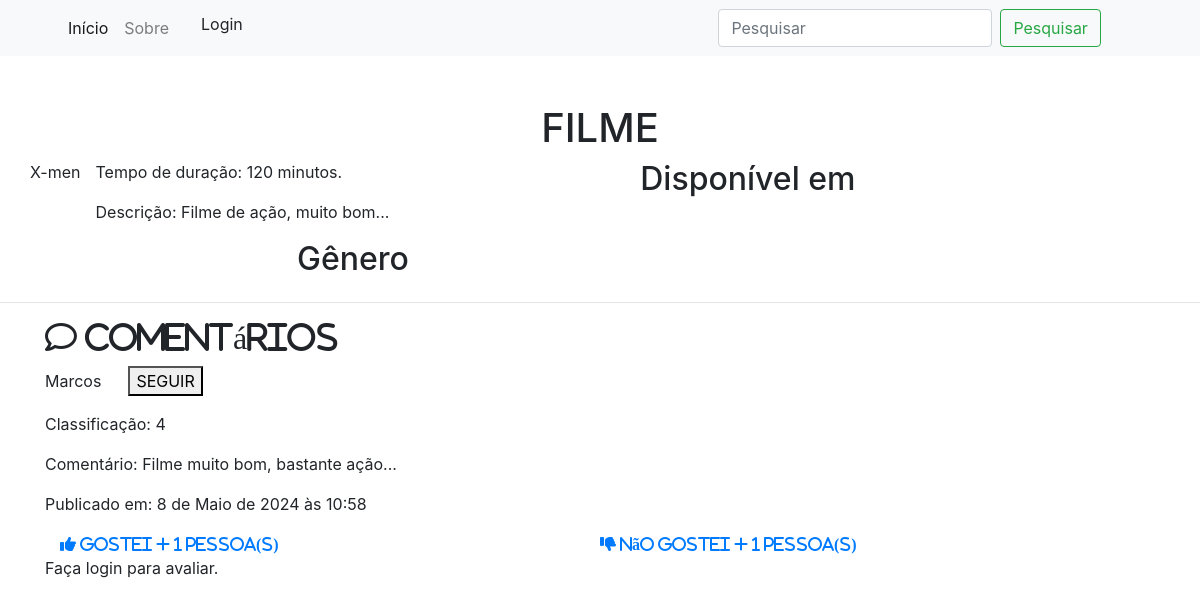
The page /getMovie/1/ on the database as committed earlier.
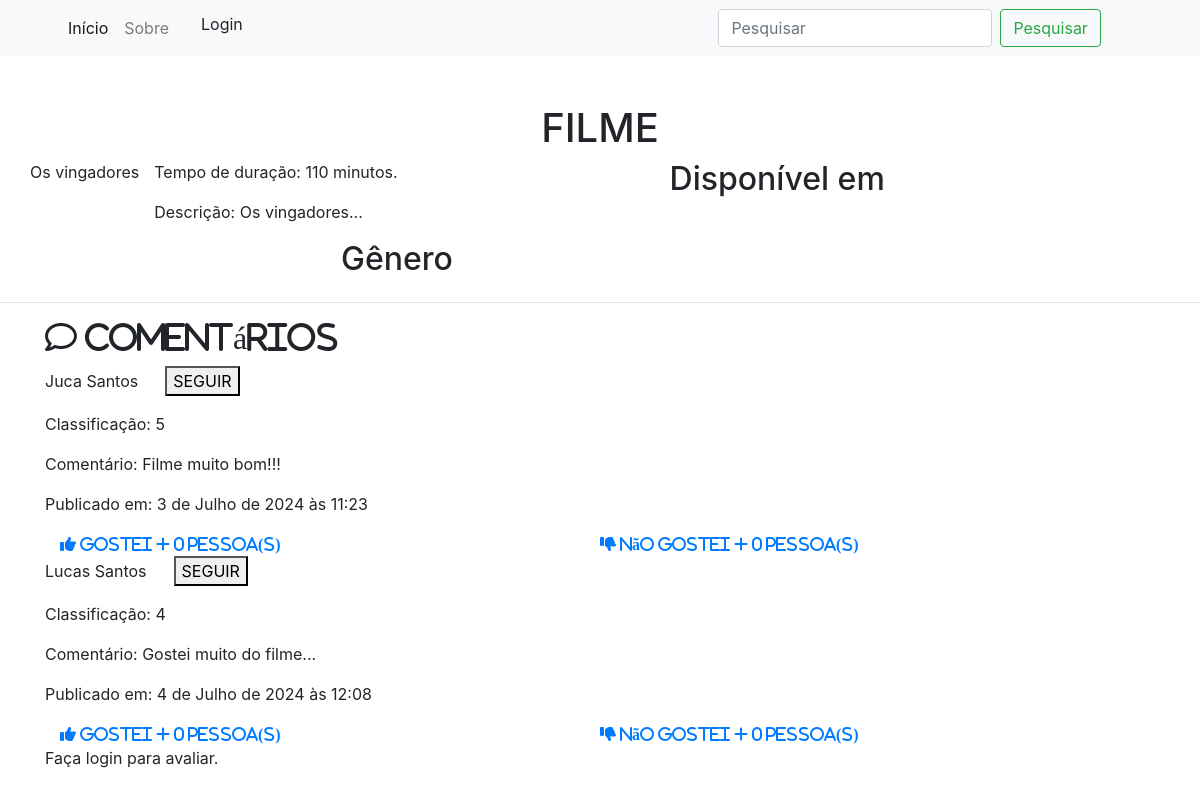
The same page on the database as committed later.
### movie/models.py (models this page shows, shortened)
class Movie(models.Model):
    name = models.CharField(max_length=100)
    duration = models.IntegerField()
    description = models.CharField(max_length=500)
    def __str__(self):
        return self.name

class Evaluation(models.Model):
    movie=models.ForeignKey(Movie, on_delete=models.CASCADE)
    user=models.ForeignKey(User, on_delete=models.CASCADE)
    classification = models.IntegerField()
    comment = models.CharField(max_length=100)
    publication = models.DateTimeField(auto_now_add=True)
    def full_likes(self):
        return self.likes.users.count()
    def full_dislikes(self):
        return self.dislikes.users.count()

class Like(models.Model):
    evaluation = models.OneToOneField(Evaluation, related_name="likes", on_delete=models.CASCADE)
    users = models.ManyToManyField(User, related_name='evaluation_likes')

class Dislike(models.Model):
    evaluation = models.OneToOneField(Evaluation, related_name="dislikes", on_delete=models.CASCADE)
    users = models.ManyToManyField(User, related_name='evaluation_dislikes')

### user/models.py (models this page shows, shortened)
class User(PermissionsMixin, AbstractBaseUser):
    username = models.CharField(max_length=32, unique=True, )
    email = models.EmailField(max_length=32, unique=True)
    number = models.CharField(max_length=32, blank=True, null=True)
    is_active = models.BooleanField(default=True)
    is_admin = models.BooleanField(default=False)
    is_staff = models.BooleanField(default=False)
    REQUIRED_FIELDS = ['username', 'number']
    USERNAME_FIELD = "email"
    objects = User_manager()
    def __str__(self):
        return self.username

### movie/views.py (the view)
# urls.py: path('getMovie/<str:pk>/', views.getMovie, name='getMovie'),
def getMovie(request, pk):
    movie = Movie.objects.get(id=pk)
    list_genre_movie = GenreMovie.objects.filter(movie__id=pk)
    genres = Genre.objects.all()
    list_streaming_movie = MovieStreaming.objects.filter(movie__id=pk)
    platforms = Platform.objects.all()
    evaluation = Evaluation.objects.filter(movie__id=pk)
    like = Like.objects.all()
    follow = Follow.objects.all()
    context = {
        'genres': genres,
        'movie': movie,
        'list_genre_movie':list_genre_movie,
        'platforms':platforms,
        'list_streaming_movie':list_streaming_movie,
        'evaluation': evaluation,
        'like':like,
        'follow':follow,
        }
    return render(request, 'showMovie.html', context)

### movie/templates/showMovie.html (shortened to what this page needs)
<!DOCTYPE html>
<html lang="pt-br">
<head>
  <link rel="stylesheet" href="https://stackpath.bootstrapcdn.com/bootstrap/4.1.3/css/bootstrap.min.css"
>
  <link href="https://cdnjs.cloudflare.com/ajax/libs/font-awesome/6.0.0/css/all.min.css" rel="stylesheet">
</head>
<body>
  <section>
    <nav class="navbar navbar-expand-lg navbar-light bg-light">
      <div class="container">
        <div class="collapse navbar-collapse" id="conteudoNavbarSuportado">
          <div class="col-sm">
            <ul class=" navbar-nav mr-auto">
              <li class="nav-item active">
                <a class="nav-link" href="http://127.0.0.1:8000">Início <span class="sr-only">(página inicial)</span></a>
              </li>
              <li class="nav-item">
                <a class="nav-link" href="#">Sobre</a>
              </li>
              {% if user.is_authenticated %}
              <li class="nav-item dropdown">
                <a class="nav-link dropdown-toggle" href="#" id="navbarDropdown" role="button" data-toggle="dropdown"
                  aria-haspopup="true" aria-expanded="false">
                  {{ user.username }}
                </a>
                <div class="dropdown-menu" aria-labelledby="navbarDropdown">
                  <a class="dropdown-item" href="#">Perfil</a><br>
                  <a class="dropdown-item" href="/logout">Sair</a>
                  {% else %}
                  <a class="dropdown-item" href="/login">Login </a>
                </div>
              {% endif %}
          </div>
          <div class="col-sm">
            <form class="form-inline my-2 my-lg-0" action="/search/" method="post">
              <input class="form-control mr-sm-2" type="search" placeholder="Pesquisar" aria-label="Pesquisar"
                name="search">
              <button class="btn btn-outline-success my-2 my-sm-0" type="submit">Pesquisar</button>
            </form>
          </div>
        </div>
    </nav>
  </section>
  <h1 class="text-center mt-5">FILME </h1>
  <section>
    <div class="container">
      <div class="row">
        {{ movie }}
        <div class="col-sm">
          <div>
            <p>Tempo de duração: {{movie.duration}} minutos.</p>
            <p>Descrição: {{movie.description}} </p>
          </div>
          <h2 class="text-center">Gênero </h2>
        </div>
        <div class="col-sm">
          <h2> Disponível em </h2>
        </div>
      </div>
    </div>
  </section>
  <hr>
  <section>
    <div class="container">
      <h2> <i class="fa-regular fa-comment"> Comentários </i></h2>
      <div>
        {%for element in evaluation%}
        {%if user.is_authenticated %}
        {% if user.users in element.user.followers.filter%}
        <p>{{element.user}} &nbsp;&nbsp;&nbsp;&nbsp;
          <button type="button" onclick="userFollower('{{element.user.id}}')"> SEGUINDO </button>
        </p>
        {%else%}
        <p>{{element.user}} &nbsp;&nbsp;&nbsp;&nbsp;
          <button type="button" onclick="userFollower('{{element.user.id}}')"> SEGUIR</button>
        </p>
{%endif%}
        {%else%}
        <p>{{element.user}} &nbsp;&nbsp;&nbsp;&nbsp;
          <button type="button" onclick="userFollower('{{element.user.id}}')"> SEGUIR </button>
        </p>
        {%endif%}
        <p>Classificação: {{element.classification}}</p>
        <p>Comentário: {{element.comment}}</p>
        <p>Publicado em: {{element.publication}}</p>
        <div class="container row">
          <div class="col-sm">
            <a href="/like/{{element.id}}/">
              <i class=" fas fa-thumbs-up pr-2">
                {%if element.full_likes%}
                Gostei + {{element.full_likes}} pessoa(s)
                {%else%} Gostei + 0 pessoa(s)
                {%endif%}
              </i>
            </a>
          </div>
          <div class="col-sm">
            <a href="/dislike/{{element.id}}/">
              <i class="fas fa-thumbs-down pr-2">
                {%if element.full_dislikes%}
                Não gostei + {{element.full_dislikes}} pessoa(s)
                {%else%} Não gostei + 0 pessoa(s)
                {%endif%}
              </i>
            </a>
          </div>
        </div>
        {%endfor%}
      </div>
      {% if user.is_authenticated %}
      <div>
        <button type="button" class="btn btn-primary" data-toggle="modal" data-target="#modalExemplo">
          AVALIAR
        </button>
        <div class="modal fade" id="modalExemplo" tabindex="-1" role="dialog" aria-labelledby="exampleModalLabel"
          aria-hidden="true">
          <div class="modal-dialog" role="document">
            <div class="modal-content">
              <div class="modal-header">
                <h5 class="modal-title" id="exampleModalLabel">AVALIAÇÃO DO FILME</h5>
                <button type="button" class="close" data-dismiss="modal" aria-label="Fechar">
                  <span aria-hidden="true">&times;</span>
                </button>
              </div>
              <div class="modal-body">
                <form id="form" action="/evaluation/" method="POST">
                  {% csrf_token %}
                  <input type="hidden" id="idMovie" name="idMovie" value="{{movie.id}}"><br>
                  <select class="form-control" name="cla">
                    <option value="1">RUIM</option>
                    <option value="2">MEDIANO</option>
                    <option value="3">BOM</option>
                    <option value="4">MUITO BOM</option>
                    <option value="5">EXCELENTE</option>
                  </select>
                  <label for="fcomment">Comentário.</label><br>
                  <input type="text" id="fcomment" name="fcomment"><br>
                  <input class="btn btn-primary" type="submit" id="add" value="AVALIAR">
                </form>
              </div>
              <!-- <div class="modal-footer">
              <button type="button" class="btn btn-secondary" data-dismiss="modal">Fechar</button>
              <button type="button" class="btn btn-primary">Salvar mudanças</button>
            </div>  -->
            </div>
          </div>
        </div>
        {%else%}
        <p> Faça login para avaliar.</p>
      </div>
      {%endif%}
  </section>
</body>
</html>

Rows that differ between the two databases and show on the page:
changed Movie: name "X-men" → "Os vingadores"; duration "120" → "110"; description "Filme de ação, muito bom..." → "Os vingadores..."
changed Evaluation: user "Marcos" → "Juca Santos"; classification "4" → "5"; comment "Filme muito bom, bastante ação..." → "Filme muito bom!!!"; publication "8 de Maio de 2024 às 10:58" → "3 de Julho de 2024 às 11:23"; full_likes "1" → (not shown); full_dislikes "1" → (not shown); text "Gostei + pessoa(s) Não gostei + pessoa(s)" → "Gostei + 0 pessoa(s) Não gostei + 0 pessoa(s)"
now on this page (row edited): Evaluation: user "Lucas Santos", classification "4", comment "Gostei muito do filme...", publication "4 de Julho de 2024 às 12:08", shows "Gostei + 0 pessoa(s)", shows "Não gostei + 0 pessoa(s)"
